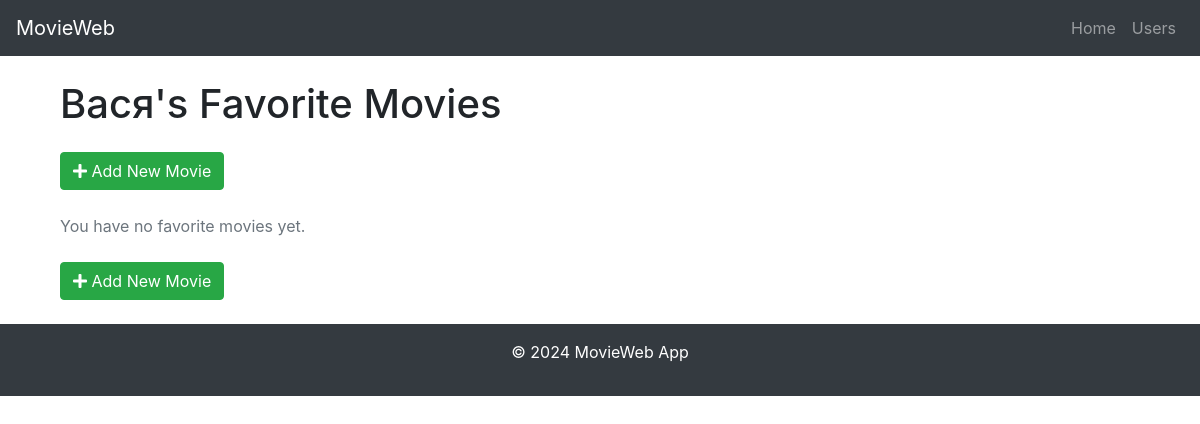
The app's page /users/14, older data.
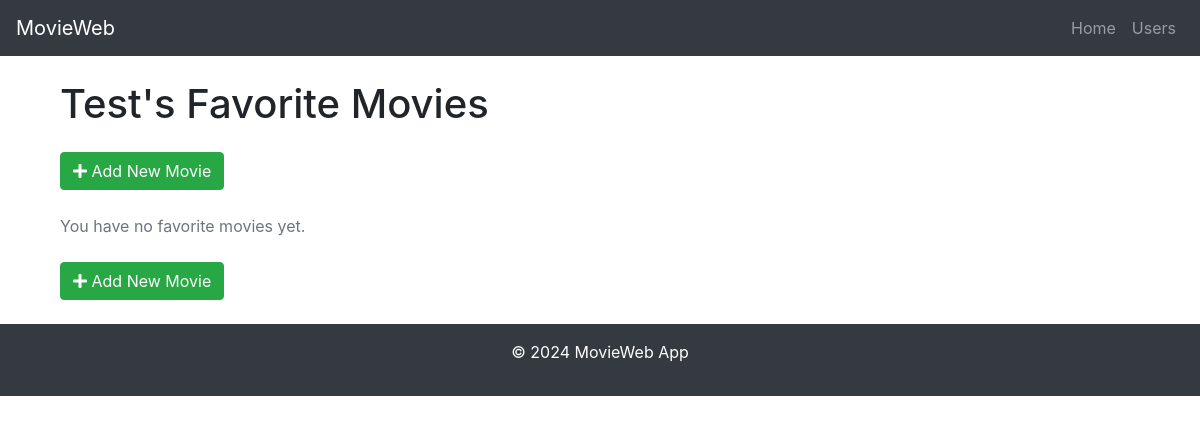
The same page, newer data.
### datamanager/models.py (models this page shows, shortened)
class BaseModel(db.Model):
    __abstract__ = True  # Mark this class as abstract; it won't be created as a table.

class User(BaseModel):
    __tablename__ = 'users'
    id = db.Column(db.Integer, primary_key=True, autoincrement=True)
    name = db.Column(db.String(100), nullable=False, unique=True)

### routes/html_routes.py (the view)
    @html_routes.route('/users/<int:user_id>')
    @handle_errors()
    def user_movies(user_id):
        user = data_manager.get_user_by_id(user_id)
        if not user:
            return render_error_page(404, f"User with ID {user_id} not found.")
        movies = data_manager.get_user_movies(user_id)
        return render_template('user_movies.html', user=user, movies=movies)

### datamanager/sqlite_data_manager.py (called while the page is built, shortened)
    def get_user_by_id(self, user_id):
        return User.query.get(user_id)

    def get_user_movies(self, user_id):
        try:
            user_movies = (
                db.session.query(UserMovies, Movie)
                .join(Movie, UserMovies.movie_id == Movie.id)
                .filter(UserMovies.user_id == user_id)
                .all()
            )
            result = []
            return result
        except Exception as e:
            self.db.session.rollback()
            print(f"Error fetching user movies: {str(e)}")
            return []

### templates/user_movies.html (shortened to what this page needs)
{% extends "base.html" %}
{% block content %}
<div class="container mt-4">
    <h1 class="mb-4">{{ user.name }}'s Favorite Movies</h1>
    <div class="mt-4">
        <a href="{{ url_for('html_routes.add_movie', user_id=user.id) }}" class="btn btn-success">
            <i class="fas fa-plus"></i> Add New Movie
        </a>
    </div>
    <br>
    {% if movies %}
        <div class="row">
            {% for movie in movies %}
                <div class="col-md-4 col-lg-3 mb-4">
                    <div class="card movie-card h-100">
                        {% if movie.poster %}
                            <img src="{{ movie.poster }}" class="card-img-top" alt="{{ movie.name }}">
                        {% endif %}
                        <div class="card-body d-flex flex-column">
                            <h5 class="card-title">{{ movie.name }}</h5>
                            <div class="card-text mt-auto">
                                {% if movie.year %} <p><strong>Year:</strong> {{ movie.year }}</p> {% endif %}
                                {% if movie.director %} <p><strong>Director:</strong> {{ movie.director }}</p> {% endif %}
                                {% if movie.rating %} <p><strong>IMDb Rating:</strong> {{ movie.rating }}</p> {% endif %}
                                {% if movie.user_rating %} <p><strong>Your Rating:</strong> {{ movie.user_rating }}</p> {% endif %}
                                {% if movie.user_notes %} <p><strong>Notes:</strong> {{ movie.user_notes }}</p> {% endif %}
                            </div>
                        </div>
                        <div class="card-footer d-flex justify-content-between">
                            <a href="{{ movie.imdb_link }}" class="btn btn-info btn-sm" target="_blank">
                                <i class="fas fa-external-link-alt"></i> IMDb
                            </a>
                            <div>
                                <a href="{{ url_for('html_routes.update_movie', user_id=user.id, user_movie_id=movie.user_movie_id) }}"
                                   class="btn btn-warning btn-sm" title="Edit">
                                    <i class="fas fa-edit"></i>
                                </a>
                                <form action="{{ url_for('html_routes.delete_movie', user_id=user.id, user_movie_id=movie.user_movie_id) }}"
                                      method="POST" class="d-inline">
                                    <button type="submit" class="btn btn-danger btn-sm" title="Delete"
                                            onclick="return confirm('Are you sure you want to delete this movie?')">
                                        <i class="fas fa-trash-alt"></i>
                                    </button>
                                </form>
                            </div>
                        </div>
                    </div>
                </div>
            {% endfor %}
        </div>
    {% else %}
        <p class="text-muted">You have no favorite movies yet.</p>
    {% endif %}
    <div class="mt-4">
        <a href="{{ url_for('html_routes.add_movie', user_id=user.id) }}" class="btn btn-success">
            <i class="fas fa-plus"></i> Add New Movie
        </a>
    </div>
    <br>
</div>
{% endblock %}

Row changes from the older to the newer data that the page shows:
changed User: name "Вася" → "Test"
